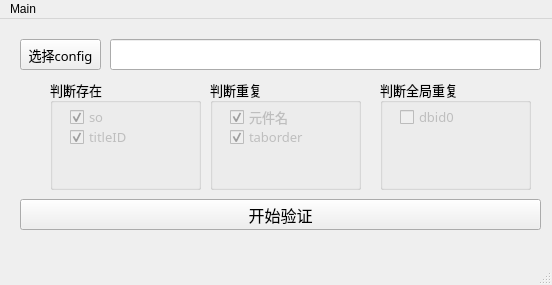
<?xml version="1.0" encoding="UTF-8"?>
<ui version="4.0">
 <class>MainWindow</class>
 <widget class="QMainWindow" name="MainWindow">
  <property name="geometry">
   <rect>
    <x>0</x>
    <y>0</y>
    <width>552</width>
    <height>285</height>
   </rect>
  </property>
  <property name="windowTitle">
   <string>HMI画面脚本验证器</string>
  </property>
  <widget class="QWidget" name="centralwidget">
   <widget class="QGroupBox" name="groupBox">
    <property name="geometry">
     <rect>
      <x>50</x>
      <y>60</y>
      <width>151</width>
      <height>111</height>
     </rect>
    </property>
    <property name="font">
     <font>
      <family>Hack</family>
      <pointsize>10</pointsize>
     </font>
    </property>
    <property name="title">
     <string>判断存在</string>
    </property>
    <widget class="QCheckBox" name="cbxSo">
     <property name="enabled">
      <bool>false</bool>
     </property>
     <property name="geometry">
      <rect>
       <x>20</x>
       <y>30</y>
       <width>71</width>
       <height>16</height>
      </rect>
     </property>
     <property name="font">
      <font>
       <family>Hack</family>
       <pointsize>10</pointsize>
      </font>
     </property>
     <property name="text">
      <string>so</string>
     </property>
     <property name="checked">
      <bool>true</bool>
     </property>
    </widget>
    <widget class="QCheckBox" name="ckbTitleID">
     <property name="enabled">
      <bool>false</bool>
     </property>
     <property name="geometry">
      <rect>
       <x>20</x>
       <y>50</y>
       <width>81</width>
       <height>16</height>
      </rect>
     </property>
     <property name="font">
      <font>
       <family>Hack</family>
       <pointsize>10</pointsize>
      </font>
     </property>
     <property name="text">
      <string>titleID</string>
     </property>
     <property name="checked">
      <bool>true</bool>
     </property>
    </widget>
   </widget>
   <widget class="QGroupBox" name="groupBox_2">
    <property name="geometry">
     <rect>
      <x>210</x>
      <y>60</y>
      <width>151</width>
      <height>111</height>
     </rect>
    </property>
    <property name="font">
     <font>
      <family>Hack</family>
      <pointsize>10</pointsize>
     </font>
    </property>
    <property name="title">
     <string>判断重复</string>
    </property>
    <widget class="QCheckBox" name="ckbTab">
     <property name="enabled">
      <bool>false</bool>
     </property>
     <property name="geometry">
      <rect>
       <x>20</x>
       <y>30</y>
       <width>91</width>
       <height>16</height>
      </rect>
     </property>
     <property name="font">
      <font>
       <family>Hack</family>
       <pointsize>10</pointsize>
      </font>
     </property>
     <property name="text">
      <string>元件名</string>
     </property>
     <property name="checkable">
      <bool>true</bool>
     </property>
     <property name="checked">
      <bool>true</bool>
     </property>
    </widget>
    <widget class="QCheckBox" name="ckbTab_2">
     <property name="enabled">
      <bool>false</bool>
     </property>
     <property name="geometry">
      <rect>
       <x>20</x>
       <y>50</y>
       <width>91</width>
       <height>16</height>
      </rect>
     </property>
     <property name="font">
      <font>
       <family>Hack</family>
       <pointsize>10</pointsize>
      </font>
     </property>
     <property name="text">
      <string>taborder</string>
     </property>
     <property name="checkable">
      <bool>true</bool>
     </property>
     <property name="checked">
      <bool>true</bool>
     </property>
    </widget>
   </widget>
   <widget class="QGroupBox" name="groupBox_3">
    <property name="geometry">
     <rect>
      <x>380</x>
      <y>60</y>
      <width>151</width>
      <height>111</height>
     </rect>
    </property>
    <property name="font">
     <font>
      <family>Hack</family>
      <pointsize>10</pointsize>
     </font>
    </property>
    <property name="title">
     <string>判断全局重复</string>
    </property>
    <widget class="QCheckBox" name="ckbDBID0">
     <property name="enabled">
      <bool>false</bool>
     </property>
     <property name="geometry">
      <rect>
       <x>20</x>
       <y>30</y>
       <width>71</width>
       <height>16</height>
      </rect>
     </property>
     <property name="font">
      <font>
       <family>Hack</family>
       <pointsize>10</pointsize>
      </font>
     </property>
     <property name="text">
      <string>dbid0</string>
     </property>
    </widget>
   </widget>
   <widget class="QPushButton" name="pbtCheck">
    <property name="geometry">
     <rect>
      <x>20</x>
      <y>180</y>
      <width>521</width>
      <height>31</height>
     </rect>
    </property>
    <property name="font">
     <font>
      <family>Hack</family>
      <pointsize>12</pointsize>
     </font>
    </property>
    <property name="text">
     <string>开始验证</string>
    </property>
   </widget>
   <widget class="QPushButton" name="pbtCfg">
    <property name="geometry">
     <rect>
      <x>20</x>
      <y>20</y>
      <width>81</width>
      <height>31</height>
     </rect>
    </property>
    <property name="font">
     <font>
      <family>Hack</family>
      <pointsize>10</pointsize>
     </font>
    </property>
    <property name="text">
     <string>选择config</string>
    </property>
   </widget>
   <widget class="QLineEdit" name="edCfg">
    <property name="geometry">
     <rect>
      <x>110</x>
      <y>20</y>
      <width>431</width>
      <height>31</height>
     </rect>
    </property>
    <property name="font">
     <font>
      <family>Hack</family>
      <pointsize>10</pointsize>
     </font>
    </property>
   </widget>
  </widget>
  <widget class="QMenuBar" name="menubar">
   <property name="geometry">
    <rect>
     <x>0</x>
     <y>0</y>
     <width>552</width>
     <height>26</height>
    </rect>
   </property>
   <widget class="QMenu" name="menuMain">
    <property name="title">
     <string>Main</string>
    </property>
    <addaction name="actionClose"/>
   </widget>
   <addaction name="menuMain"/>
  </widget>
  <widget class="QStatusBar" name="statusbar"/>
  <action name="actionClose">
   <property name="text">
    <string>Close</string>
   </property>
   <property name="shortcut">
    <string>Esc</string>
   </property>
  </action>
 </widget>
 <resources/>
 <connections/>
</ui>
